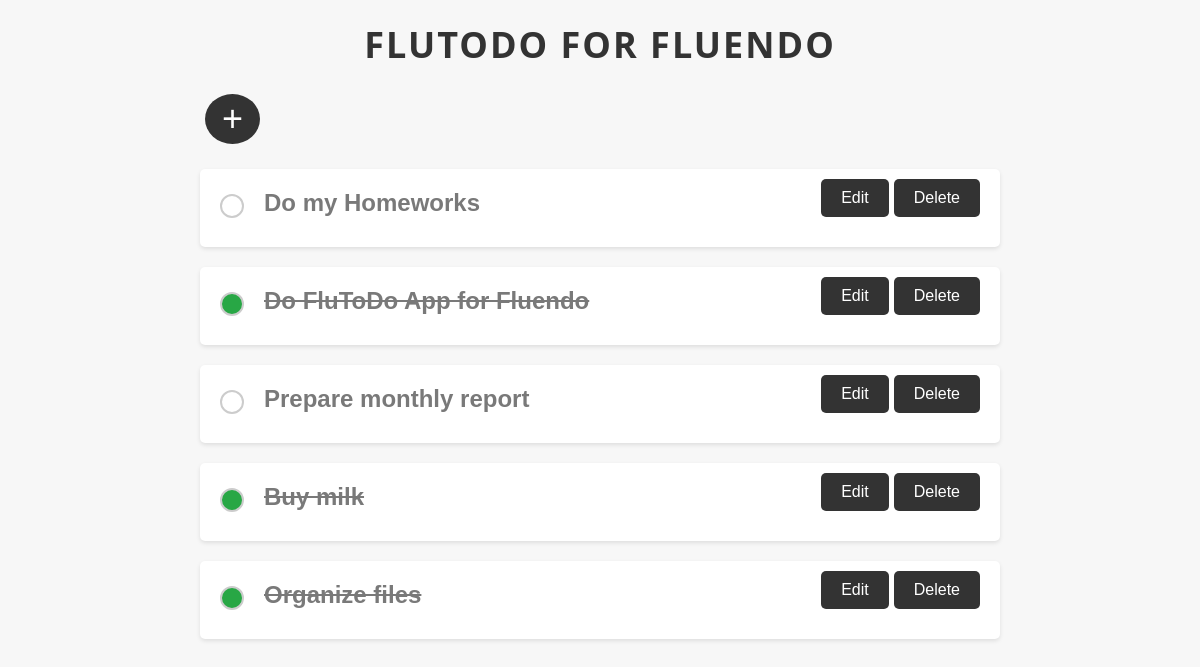
Before: / with the older database file.
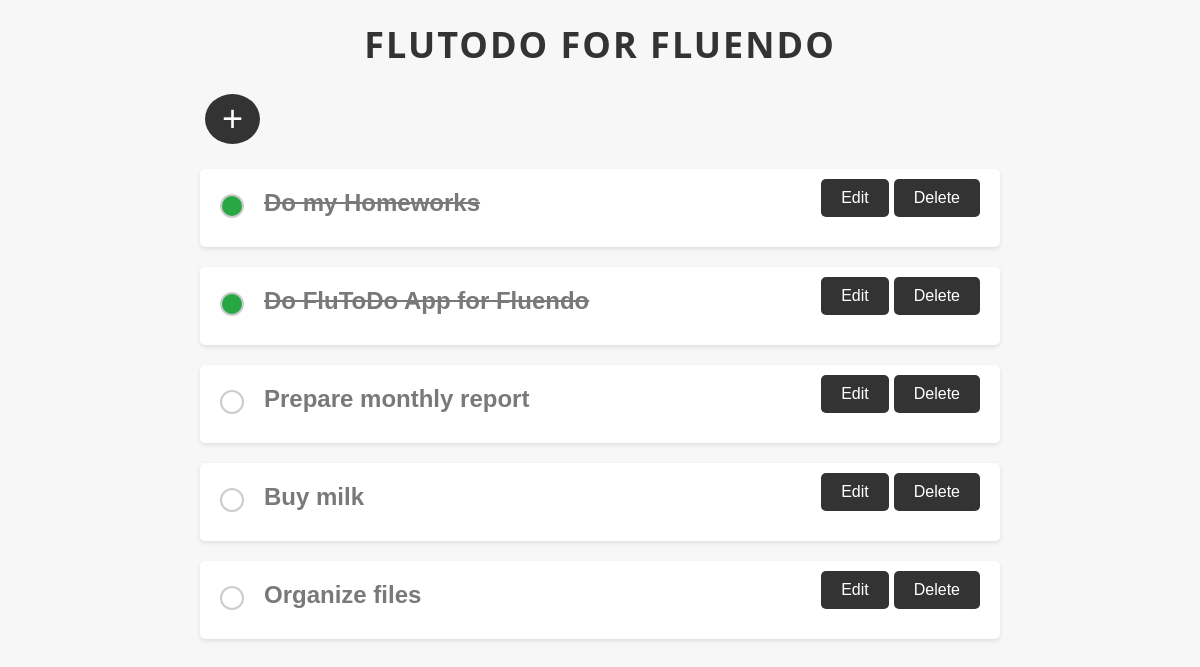
After: the same page with the newer database file.
### todo/models.py (models this page shows, shortened)
class Task(models.Model):
    title = models.CharField(max_length=100)
    description = models.TextField(blank=True)
    created_at = models.DateTimeField(auto_now_add=True)
    due_date = models.DateField(blank=True, null=True)
    priority_choices = [
        ('LOW', 'Low'),
        ('MEDIUM', 'Medium'),
        ('HIGH', 'High'),
    ]
    priority = models.CharField(max_length=10, choices=priority_choices, default='MEDIUM')
    done = models.BooleanField(default=False)

### todo/views.py (the view)
# urls.py: path('', views.task_list, name='task_list'),
def task_list(request):
    priority_order = {'HIGH': 1, 'MEDIUM': 2, 'LOW': 3}
    tasks = Task.objects.all().order_by(Case(
        *[When(priority=priority, then=Value(index)) for priority, index in priority_order.items()]
    ))
    return render(request, 'task_list.html', {'tasks': tasks})

### templates/task_list.html (shortened to what this page needs)
{% load static %}
<!DOCTYPE html>
<html lang="en">
<head>
    <link rel="stylesheet" type="text/css" href="{% static 'css/task.css' %}">
    <link rel="stylesheet" href="{% static 'css/styles.css' %}">
</head>
<body>
    <div class="container">
        <h1>FluToDo For Fluendo</h1>
        <div class="task-buttons">
            <a href="{% url 'create_task' %}" class="btn">+</a>
        </div>
        <ul class="task-list">
            {% for task in tasks %}
            <li class="task-item">
                <div class="task-header" onclick="toggleTaskDetails(this)">
                    <div class="task-toggle">
                        <label for="task_{{ task.id }}" class="task-toggle-label"></label>
                    </div>
                    <h2 class="task-title {% if task.done %}completed{% endif %}">{{ task.title }}</h2>
                </div>
                <div class="task-actions">
                    <div class="action-buttons">
                        <a href="{% url 'edit_task' task.id %}" class="btn btn-secondary">Edit</a>
                        <a href="{% url 'delete_task' task.id %}" class="btn btn-danger">Delete</a>
                    </div>
                </div>
            </li>
            {% empty %}
            <p>No tasks available.</p>
            {% endfor %}
        </ul>
    </div>
</body>
</html>

### static/css/task.css (style rules this page uses)
h1 { font-family: 'Segoe UI', Tahoma, Geneva, Verdana, sans-serif; font-size: 36px; color: #333; text-align: center; margin-bottom: 20px; text-transform: uppercase; letter-spacing: 2px; }
.container { max-width: 800px; margin: 0 auto; padding: 20px; }
.task-buttons { text-align: left; font-size: 36px; padding: 5px; }
.task-buttons .btn { width: 15px; height: 30px; border-radius: 50%; display: flex; justify-content: center; align-items: center; }
.task-list { margin: 20px 0; }
.task-item { position: relative; background-color: #fff; border-radius: 5px; margin-bottom: 20px; padding: 20px; box-shadow: 0 2px 4px rgba(0, 0, 0, 0.1); cursor: pointer; transition: all 0.3s ease; list-style-type: none; }
.task-header { display: flex; align-items: center; justify-content: space-between; }
.task-title { font-size: 24px; color: #797979; text-align: left; margin-left: 10px; flex-grow: 1; }
.task-toggle { margin-right: 10px; align-self: center; }
.task-toggle-label { display: inline-block; width: 20px; height: 20px; border-radius: 50%; border: 2px solid #ccc; cursor: pointer; }
.task-toggle-checkbox:checked + .task-toggle-label { background-color: #28a745; }
.task-title { margin-top: 0; margin-bottom: 10px; font-weight: bold; }
.task-title.completed { text-decoration: line-through; }
.task-actions { position: absolute; top: 10px; }

### static/css/styles.css (style rules this page uses)
body, h1, h2, p, ul, li, form, button { margin: 0; padding: 0; }
body { font-family: Arial, sans-serif; background-color: #f7f7f7; }
.container { max-width: 800px; margin: 0 auto; padding: 20px; }
h1, h2 { margin-bottom: 20px; }
.btn { padding: 10px 20px; background-color: #333; color: #fff; text-decoration: none; border-radius: 5px; transition: background-color 0.3s ease; }
.task-actions { position: absolute; bottom: 20px; right: 20px; }
.action-buttons { display: flex; gap: 5px; }
.action-buttons a { text-decoration: none; color: #333; }
.action-buttons a.btn { padding: 10px 20px; background-color: #333; color: #fff; text-decoration: none; border-radius: 5px; transition: background-color 0.3s ease; }

Changed rows visible on the page:
changed Task "Do my Homeworks": done False → True (drawn)
changed Task "Buy milk": done True → False (drawn)
changed Task "Organize files": done True → False (drawn)
